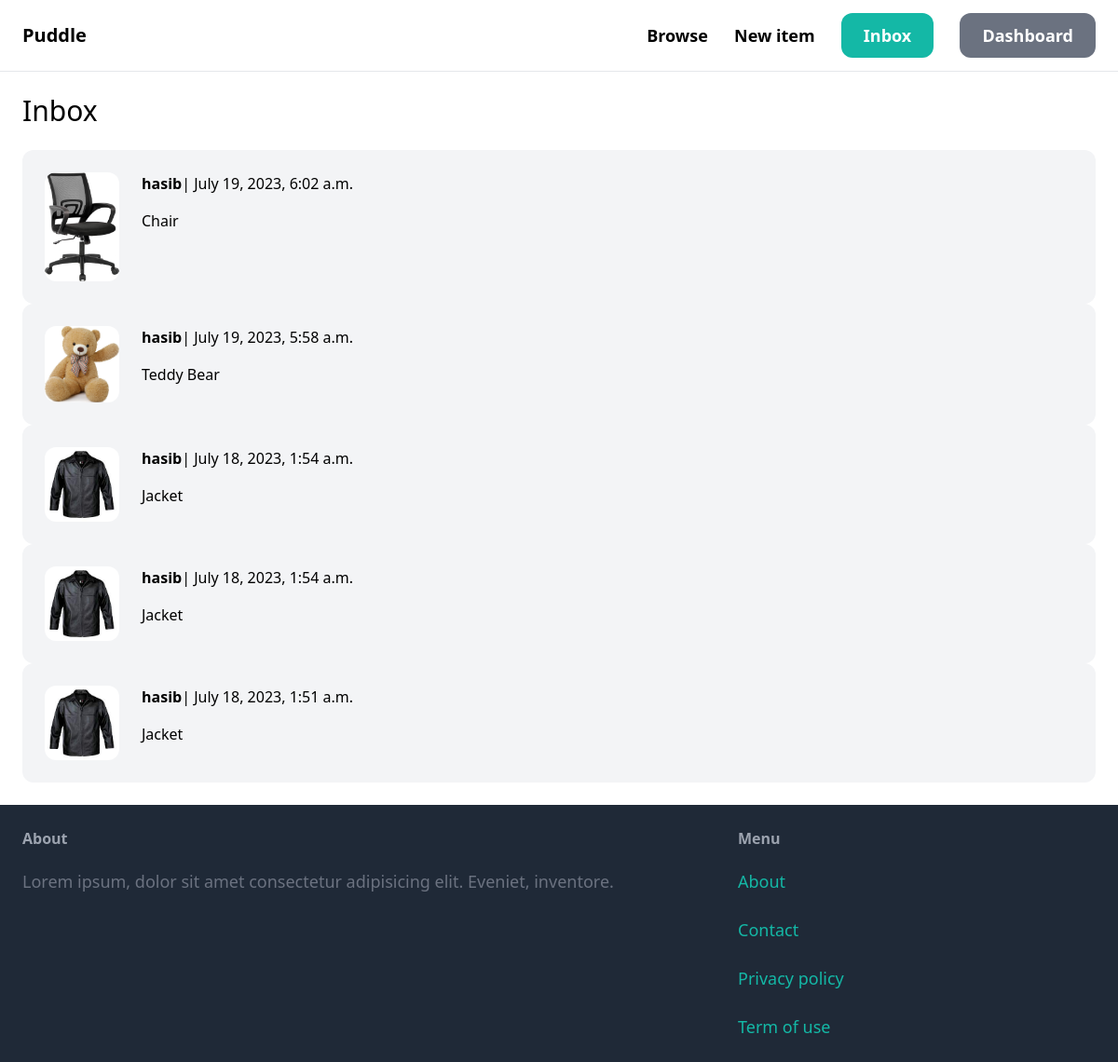
The page /inbox/ (signed in) on the database its author committed.
### conversation/models.py (models this page shows)
class Conversation(models.Model):
    item = models.ForeignKey(Item , related_name='convarsation', on_delete=models.CASCADE)
    members = models.ManyToManyField(User, related_name='conversation')
    created_at = models.DateTimeField(auto_now_add=True)
    modified_at = models.DateTimeField(auto_now=True)
    class Meta:
        ordering = ('-modified_at',)

### item/models.py (models this page shows, shortened)
class Item(models.Model):
    category = models.ForeignKey(Category, related_name='items', on_delete=models.CASCADE)
    name = models.CharField(max_length=255)
    description = models.TextField(blank=True , null=True)
    price = models.FloatField()
    image= models.ImageField(upload_to='item_images',blank=True,null=True)
    is_sold = models.BooleanField(default=False)
    created_by = models.ForeignKey(User,related_name='items', on_delete= models.CASCADE)
    created_at = models.DateTimeField(auto_now_add=True)

### conversation/views.py (the view)
# urls.py: path('', views.inbox, name='inbox'),
@login_required
def inbox(request):
    conversations = Conversation.objects.filter(members__in=[request.user.id])
    return render(request, 'conversation/inbox.html',{
        'conversations':conversations
    })

### conversation/templates/conversation/inbox.html (shortened to what this page needs)
{% extends 'core/base.html' %}
{% block content %}
<h1 class="mb-6 text-3xl">Inbox</h1>
<div class="space-y-6">
  {% for conversation in conversations %}
  <a href="{% url 'conversation:detail' conversation.id %}">
    <div class="p-6 flex bg-gray-100 rounded-xl">
      <div class="pr-6">
        <img src="{{conversation.item.image.url}}" class="w-20 rounded-xl" />
      </div>
      <div>
        {% for member in conversation.members.all %}
        {% if member != request.user %}
        <p class="mb-4">
          <strong>{{member.username}}</strong>| {{conversation.modified_at}}
        </p>
        <p>{{conversation.item.name}}</p>
        {% endif %}
        {% endfor %}
      </div>
    </div>
  </a>
  {% endfor %}
</div>
{% endblock %}

### rows shown on the page
Conversation: item.image (picture), modified_at "July 19, 2023, 6:02 a.m.", item.name "Chair"
Conversation: item.image (picture), modified_at "July 19, 2023, 5:58 a.m.", item.name "Teddy Bear"
Conversation: item.image (picture), modified_at "July 18, 2023, 1:54 a.m.", item.name "Jacket"
Conversation: item.image (picture), modified_at "July 18, 2023, 1:54 a.m.", item.name "Jacket"
Conversation: item.image (picture), modified_at "July 18, 2023, 1:51 a.m.", item.name "Jacket"

### other values the page prints
{{ member.username }} "hasib"
